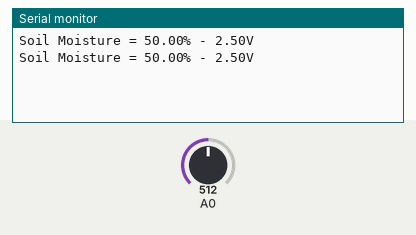
Bench run of a sketch on a simulated Arduino Uno, built with avr-gcc and run on an emulated ATmega328P. Parts: the last lines printed to the serial monitor. The test bench sets the inputs (shaded band); at power-on: A0 = 512.

Above: at 1.2 s.
1.3 s: A0 set to 716
At 2.5 s:
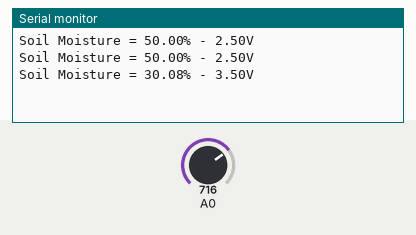
2.8 s: A0 set to 900
At 3.8 s:
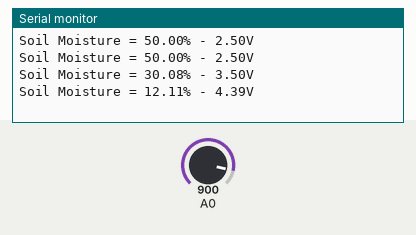
Timing chart, 0 to 5.8 s (numbered marks = the images above; inputs shaded):
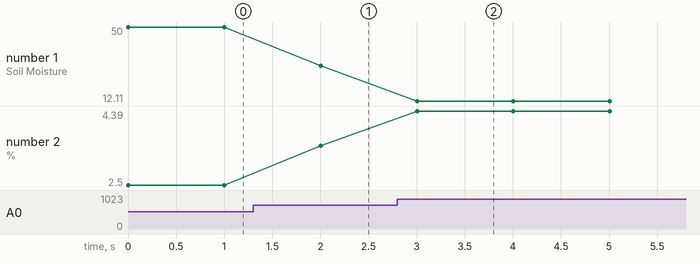

Measured:
- after the input at 1.3 s, the serial monitor: prints a new line after 0.70 s (image 1)
- after the input at 2.8 s, the serial monitor: prints a new line after 0.20 s (image 2)
- plotted number 1: 50 → 30.08 after the input at 1.3 s, 30.08 → 12.11 after the input at 2.8 s
- plotted number 2: 2.5 → 3.5 after the input at 1.3 s, 3.5 → 4.39 after the input at 2.8 s

The sketch:

Soil_Moisture_Sensor.ino
```cpp
/*----------Soil Moisture Sensor Reading----------------*/
/*-------------Source Code by---------------------------*/
/*------Modified & Adapted by Habib.m @Hab_mz-----------*/
/*-----------------------V1.1---------------------------*/
void setup() {
  Serial.begin(115200);
}

void loop() {
  float lembab = ( 100.00 - ( (analogRead(A0)/1024.00) * 100.00 ) );
  float teg = analogRead(A0);
  teg = map(teg, 0, 1024, 1024,0);
  float tegangan = ( 5.00 - ( (teg/1024.00) * 5.00 ) );
  Serial.print("Soil Moisture = ");
  Serial.print(lembab); Serial.print("% - ");
  Serial.print(tegangan); Serial.println("V");

  delay(1000);
}
//------------------------V1.0--------------------------//
/*  Serial.print("kelembaban tanah = ");
  Serial.print(lembab);
  Serial.println("%");
  Serial.print("tegangan melewati sensor = ");
  Serial.print(tegangan);
  Serial.println("V");

  float lembab = ( 100.00 - ( (analogRead(sensor_pin)/1024.00) * 100.00 ) );
  int tegangan = analogRead(sensor_pin);
  tegangan = map(tegangan, 0, 1024, 0, 5000);
  Serial.print("kelembaban tanah = ");
  Serial.print(lembab); Serial.println("%");
  Serial.print("tegangan melewati sensor = ");
  Serial.print(tegangan); Serial.println("mV"); */
```
